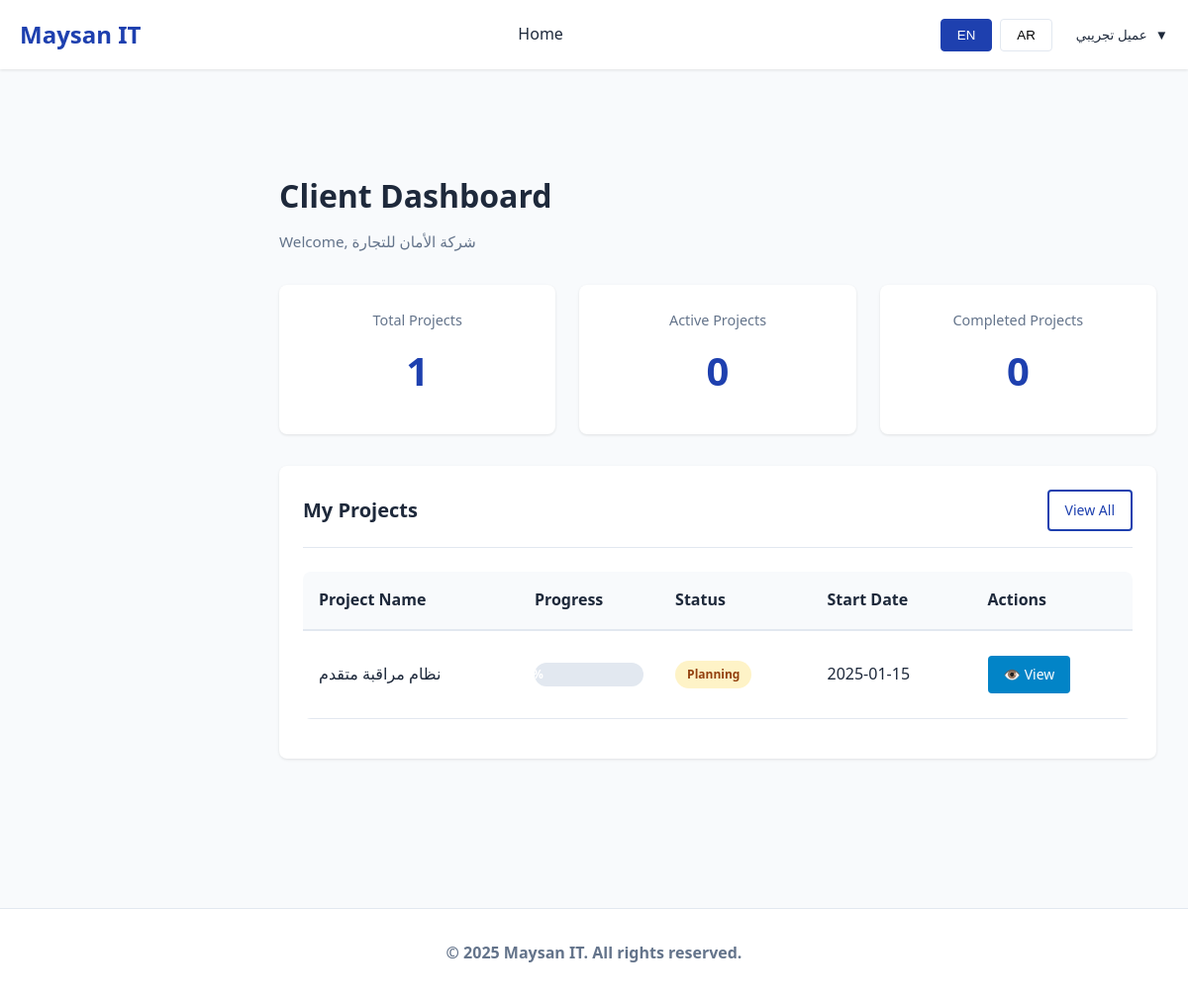
The page /pages/client/dashboard.php (signed in) on the database its author committed.
### tables this page shows
CREATE TABLE IF NOT EXISTS `users` (
    `id` INT PRIMARY KEY AUTO_INCREMENT,
    `username` VARCHAR(100) UNIQUE NOT NULL,
    `email` VARCHAR(100) UNIQUE NOT NULL,
    `password` VARCHAR(255) NOT NULL,
    `full_name` VARCHAR(150) NOT NULL,
    `phone` VARCHAR(20),
    `role` ENUM('admin', 'client', 'technician', 'sales') NOT NULL,
    `status` ENUM('active', 'inactive') DEFAULT 'active',
    `created_at` TIMESTAMP DEFAULT CURRENT_TIMESTAMP,
    `updated_at` TIMESTAMP DEFAULT CURRENT_TIMESTAMP ON UPDATE CURRENT_TIMESTAMP,
    INDEX `idx_role` (`role`),
    INDEX `idx_status` (`status`),
    INDEX `idx_username` (`username`)
);

CREATE TABLE IF NOT EXISTS `clients` (
    `id` INT PRIMARY KEY AUTO_INCREMENT,
    `user_id` INT NOT NULL,
    `company_name` VARCHAR(200) NOT NULL,
    `contact_person` VARCHAR(150),
    `phone` VARCHAR(20),
    `email` VARCHAR(100),
    `address` TEXT,
    `city` VARCHAR(100),
    `country` VARCHAR(100),
    `notes` TEXT,
    `status` ENUM('active', 'inactive') DEFAULT 'active',
    `created_at` TIMESTAMP DEFAULT CURRENT_TIMESTAMP,
    `updated_at` TIMESTAMP DEFAULT CURRENT_TIMESTAMP ON UPDATE CURRENT_TIMESTAMP,
    FOREIGN KEY (`user_id`) REFERENCES `users`(`id`) ON DELETE CASCADE,
    INDEX `idx_status` (`status`),
    INDEX `idx_user_id` (`user_id`),
    INDEX `idx_company_name` (`company_name`)
);

CREATE TABLE IF NOT EXISTS `projects` (
    `id` INT PRIMARY KEY AUTO_INCREMENT,
    `client_id` INT NOT NULL,
    `project_name` VARCHAR(200) NOT NULL,
    `description` TEXT,
    `project_type` VARCHAR(100),
    `location` VARCHAR(200),
    `start_date` DATE,
    `end_date` DATE,
    `budget` DECIMAL(12, 2),
    `progress_percentage` INT DEFAULT 0,
    `status` ENUM('planning', 'in_progress', 'on_hold', 'completed', 'cancelled') DEFAULT 'planning',
    `assigned_technician_id` INT,
    `assigned_sales_id` INT,
    `created_at` TIMESTAMP DEFAULT CURRENT_TIMESTAMP,
    `updated_at` TIMESTAMP DEFAULT CURRENT_TIMESTAMP ON UPDATE CURRENT_TIMESTAMP,
    FOREIGN KEY (`client_id`) REFERENCES `clients`(`id`) ON DELETE CASCADE,
    FOREIGN KEY (`assigned_technician_id`) REFERENCES `users`(`id`) ON DELETE SET NULL,
    FOREIGN KEY (`assigned_sales_id`) REFERENCES `users`(`id`) ON DELETE SET NULL,
    INDEX `idx_client_id` (`client_id`),
    INDEX `idx_status` (`status`),
    INDEX `idx_progress` (`progress_percentage`),
    INDEX `idx_technician_id` (`assigned_technician_id`),
    INDEX `idx_sales_id` (`assigned_sales_id`)
);

### includes/language.php (called while the page is built, shortened)
<?php
function t($key) {
    global $translations;
    $lang = $_SESSION['language'] ?? 'en';
    return $translations[$lang][$key] ?? $key;
}
function getCurrentLanguage() {
    return $_SESSION['language'] ?? 'en';
}
function getLanguageDirection() {
    return getCurrentLanguage() === 'ar' ? 'rtl' : 'ltr';
}
function getLanguageClass() {
    return getCurrentLanguage() === 'ar' ? 'ar' : 'en';
}
?>

### includes/auth.php (called while the page is built, shortened)
<?php
require_once __DIR__ . '/../config/database.php';
function isLoggedIn() {
    return isset($_SESSION['user_id']) && !empty($_SESSION['user_id']);
}
function getCurrentUser() {
    global $conn;
    $stmt = $conn->prepare("SELECT * FROM users WHERE id = ?");
    $stmt->bind_param("i", $_SESSION['user_id']);
    $stmt->execute();
    $result = $stmt->get_result();
    return $result->fetch_assoc() ?: null;
}
?>

### includes/functions.php (called while the page is built, shortened)
<?php
function formatDate($date, $format = 'Y-m-d') {
    $timestamp = strtotime($date);
    return date($format, $timestamp);
}
?>

### pages/client/dashboard.php (the view, shortened to what this page needs)
<?php
require_once __DIR__ . '/../../config/database.php';
require_once __DIR__ . '/../../includes/auth.php';
require_once __DIR__ . '/../../includes/language.php';
require_once __DIR__ . '/../../includes/functions.php';
$current_user = getCurrentUser();
$sql = "SELECT * FROM clients WHERE user_id = ?";
$stmt = $conn->prepare($sql);
$stmt->bind_param("i", $current_user['id']);
$stmt->execute();
$client = $stmt->get_result()->fetch_assoc();
$sql = "SELECT p.*, c.company_name FROM projects p
        LEFT JOIN clients c ON p.client_id = c.id
        WHERE p.client_id = ? ORDER BY p.created_at DESC";
$stmt = $conn->prepare($sql);
$stmt->bind_param("i", $client['id']);
$stmt->execute();
$projects = $stmt->get_result()->fetch_all(MYSQLI_ASSOC);
$total_projects = count($projects);
$active_projects = count(array_filter($projects, fn($p) => $p['status'] === 'in_progress'));
$completed_projects = count(array_filter($projects, fn($p) => $p['status'] === 'completed'));
include __DIR__ . '/../../includes/header.php';
?>
<div class="page-header">
    <h1 class="page-title"><?php echo t('client_dashboard'); ?></h1>
    <p class="page-subtitle"><?php echo t('welcome'); ?>, <?php echo htmlspecialchars($client['company_name'] ?? $current_user['full_name']); ?></p>
</div>
<div class="dashboard-grid">
    <div class="stat-card">
        <div class="stat-card-label"><?php echo t('total_projects'); ?></div>
        <div class="stat-card-value"><?php echo $total_projects; ?></div>
    </div>
    <div class="stat-card">
        <div class="stat-card-label"><?php echo t('active_projects'); ?></div>
        <div class="stat-card-value"><?php echo $active_projects; ?></div>
    </div>
    <div class="stat-card">
        <div class="stat-card-label"><?php echo t('completed_projects'); ?></div>
        <div class="stat-card-value"><?php echo $completed_projects; ?></div>
    </div>
</div>
<div class="card">
    <div class="card-header">
        <h2 class="card-title"><?php echo t('my_projects'); ?></h2>
        <a href="/maysan/pages/client/projects.php" class="btn btn-outline btn-sm"><?php echo t('view_all'); ?></a>
    </div>
    <div class="card-body">
        <?php if (count($projects) > 0): ?>
        <table class="table">
            <thead>
                <tr>
                    <th><?php echo t('project_name'); ?></th>
                    <th><?php echo t('progress'); ?></th>
                    <th><?php echo t('status'); ?></th>
                    <th><?php echo t('start_date'); ?></th>
                    <th><?php echo t('actions'); ?></th>
                </tr>
            </thead>
            <tbody>
                <?php
                $display_projects = array_slice($projects, 0, 5);
                foreach ($display_projects as $project):
                ?>
                <tr>
                    <td><?php echo htmlspecialchars($project['project_name']); ?></td>
                    <td>
                        <div class="progress">
                            <div class="progress-bar" style="width: <?php echo $project['progress_percentage']; ?>%">
                                <?php echo $project['progress_percentage']; ?>%
                            </div>
                        </div>
                    </td>
                    <td>
                        <span class="badge badge-<?php echo $project['status'] === 'completed' ? 'success' : ($project['status'] === 'in_progress' ? 'info' : 'warning'); ?>">
                            <?php echo ucfirst(str_replace('_', ' ', $project['status'])); ?>
                        </span>
                    </td>
                    <td><?php echo formatDate($project['start_date']); ?></td>
                    <td>
                        <a href="/maysan/pages/client/project-detail.php?id=<?php echo $project['id']; ?>" class="btn btn-info btn-sm">
                            👁️ <?php echo t('view'); ?>
                        </a>
                    </td>
                </tr>
                <?php endforeach; ?>
            </tbody>
        </table>
        <?php else: ?>
        <p style="text-align: center; color: var(--light-text);"><?php echo t('no_projects_found'); ?></p>
        <?php endif; ?>
    </div>
</div>
<?php include __DIR__ . '/../../includes/footer.php'; ?>

### includes/header.php (shortened to what this page needs)
<?php
require_once __DIR__ . '/auth.php';
require_once __DIR__ . '/language.php';
$current_user = getCurrentUser();
?>
<!DOCTYPE html>
<html lang="<?php echo getCurrentLanguage(); ?>" dir="<?php echo getLanguageDirection(); ?>" class="<?php echo getLanguageClass(); ?>">
<head>
    <link rel="stylesheet" href="../../assets/css/style.css">
</head>
<body>
    <nav class="navbar">
        <div class="container">
            <div class="navbar-content">
                <a href="/maysan" class="navbar-brand">
                    <span><?php echo t('company_name'); ?></span>
                </a>
                <ul class="navbar-menu">
                    <li><a href="/maysan"><?php echo t('home'); ?></a></li>
                </ul>
                <div class="navbar-right">
                    <div class="language-switcher">
                        <button class="<?php echo getCurrentLanguage() === 'en' ? 'active' : ''; ?>" onclick="switchLanguage('en')">EN</button>
                        <button class="<?php echo getCurrentLanguage() === 'ar' ? 'active' : ''; ?>" onclick="switchLanguage('ar')">AR</button>
                    </div>
                    <div class="user-menu">
                        <button class="user-menu-toggle" onclick="toggleUserMenu()">
                            <span><?php echo htmlspecialchars($current_user['full_name'] ?? 'User'); ?></span>
                            <span>▼</span>
                        </button>
                    </div>
                </div>
            </div>
        </div>
    </nav>
    <main class="main-content">

### assets/css/style.css (style rules this page uses)
:root { --primary-color: #1e40af; --secondary-color: #0f766e; --accent-color: #f97316; --success-color: #16a34a; --warning-color: #ea580c; --danger-color: #dc2626; --info-color: #0284c7; --light-bg: #f8fafc; --dark-text: #1e293b; --light-text: #64748b; --border-color: #e2e8f0; --shadow: 0 1px 3px rgba(0, 0, 0, 0.1); --shadow-lg: 0 10px 15px -3px rgba(0, 0, 0, 0.1); }
* { margin: 0; padding: 0; box-sizing: border-box; }
html { scroll-behavior: smooth; }
body { font-family: 'Segoe UI', Tahoma, Geneva, Verdana, sans-serif; background-color: var(--light-bg); color: var(--dark-text); line-height: 1.6; }
html.en body { text-align: left; }
.container { max-width: 1200px; margin: 0 auto; padding: 0 20px; }
.navbar { background: white; box-shadow: var(--shadow); position: sticky; top: 0; z-index: 1000; }
.navbar-content { display: flex; justify-content: space-between; align-items: center; padding: 1rem 0; }
.navbar-brand { display: flex; align-items: center; gap: 10px; font-size: 1.5rem; font-weight: bold; color: var(--primary-color); text-decoration: none; }
.navbar-menu { display: flex; gap: 2rem; align-items: center; list-style: none; }
.navbar-menu a { color: var(--dark-text); text-decoration: none; font-weight: 500; transition: color 0.3s ease; }
.navbar-right { display: flex; gap: 1.5rem; align-items: center; }
.language-switcher { display: flex; gap: 0.5rem; }
.language-switcher button { padding: 0.5rem 1rem; border: 1px solid var(--border-color); background: white; cursor: pointer; border-radius: 4px; transition: all 0.3s ease; }
.language-switcher button.active { background: var(--primary-color); color: white; border-color: var(--primary-color); }
.user-menu { position: relative; }
.user-menu-toggle { background: none; border: none; cursor: pointer; display: flex; align-items: center; gap: 0.5rem; color: var(--dark-text); font-weight: 500; }
.main-content { margin-left: 250px; margin-top: 70px; padding: 2rem; min-height: calc(100vh - 70px); }
.page-header { margin-bottom: 2rem; }
.page-title { font-size: 2rem; font-weight: bold; color: var(--dark-text); margin-bottom: 0.5rem; }
.page-subtitle { color: var(--light-text); font-size: 0.95rem; }
.card { background: white; border-radius: 8px; box-shadow: var(--shadow); padding: 1.5rem; margin-bottom: 1.5rem; transition: box-shadow 0.3s ease; }
.card-header { display: flex; justify-content: space-between; align-items: center; margin-bottom: 1.5rem; padding-bottom: 1rem; border-bottom: 1px solid var(--border-color); }
.card-title { font-size: 1.25rem; font-weight: bold; color: var(--dark-text); }
.card-body { margin-bottom: 1rem; }
.dashboard-grid { display: grid; grid-template-columns: repeat(auto-fit, minmax(250px, 1fr)); gap: 1.5rem; margin-bottom: 2rem; }
.stat-card { background: white; border-radius: 8px; padding: 1.5rem; box-shadow: var(--shadow); text-align: center; }
.stat-card-value { font-size: 2.5rem; font-weight: bold; color: var(--primary-color); margin: 0.5rem 0; }
.stat-card-label { color: var(--light-text); font-size: 0.9rem; }
.btn { padding: 0.75rem 1.5rem; border: none; border-radius: 4px; font-size: 1rem; font-weight: 500; cursor: pointer; transition: all 0.3s ease; display: inline-flex; align-items: center; gap: 0.5rem; text-decoration: none; }
.btn-info { background-color: var(--info-color); color: white; }
.btn-outline { background-color: transparent; border: 2px solid var(--primary-color); color: var(--primary-color); }
.btn-sm { padding: 0.5rem 1rem; font-size: 0.875rem; }
.table { width: 100%; border-collapse: collapse; background: white; border-radius: 8px; overflow: hidden; }
.table thead { background-color: var(--light-bg); }
.table th { padding: 1rem; text-align: left; font-weight: 600; color: var(--dark-text); border-bottom: 2px solid var(--border-color); }
.table td { padding: 1rem; border-bottom: 1px solid var(--border-color); }
.progress { width: 100%; height: 24px; background-color: var(--border-color); border-radius: 12px; overflow: hidden; margin: 1rem 0; }
.progress-bar { height: 100%; background: linear-gradient(90deg, var(--primary-color), var(--secondary-color)); display: flex; align-items: center; justify-content: center; color: white; font-size: 0.75rem; font-weight: bold; transition: width 0.3s ease; }
.badge { display: inline-block; padding: 0.25rem 0.75rem; border-radius: 20px; font-size: 0.75rem; font-weight: 600; }
.badge-warning { background-color: #fef3c7; color: #92400e; }

### rows shown on the page
users: full_name "عميل تجريبي"
clients: company_name "شركة الأمان للتجارة"
projects: status "0", project_name "نظام مراقبة متقدم", status "Planning", start_date "2025-01-15"

### other values the page prints
t('company_name') "Maysan IT"
t('home') "Home"
t('client_dashboard') "Client Dashboard"
t('welcome') "Welcome"
t('total_projects') "Total Projects"
$total_projects "1"
t('active_projects') "Active Projects"
t('completed_projects') "Completed Projects"
t('my_projects') "My Projects"
t('view_all') "View All"
t('project_name') "Project Name"
t('progress') "Progress"
t('status') "Status"
t('start_date') "Start Date"
t('actions') "Actions"
